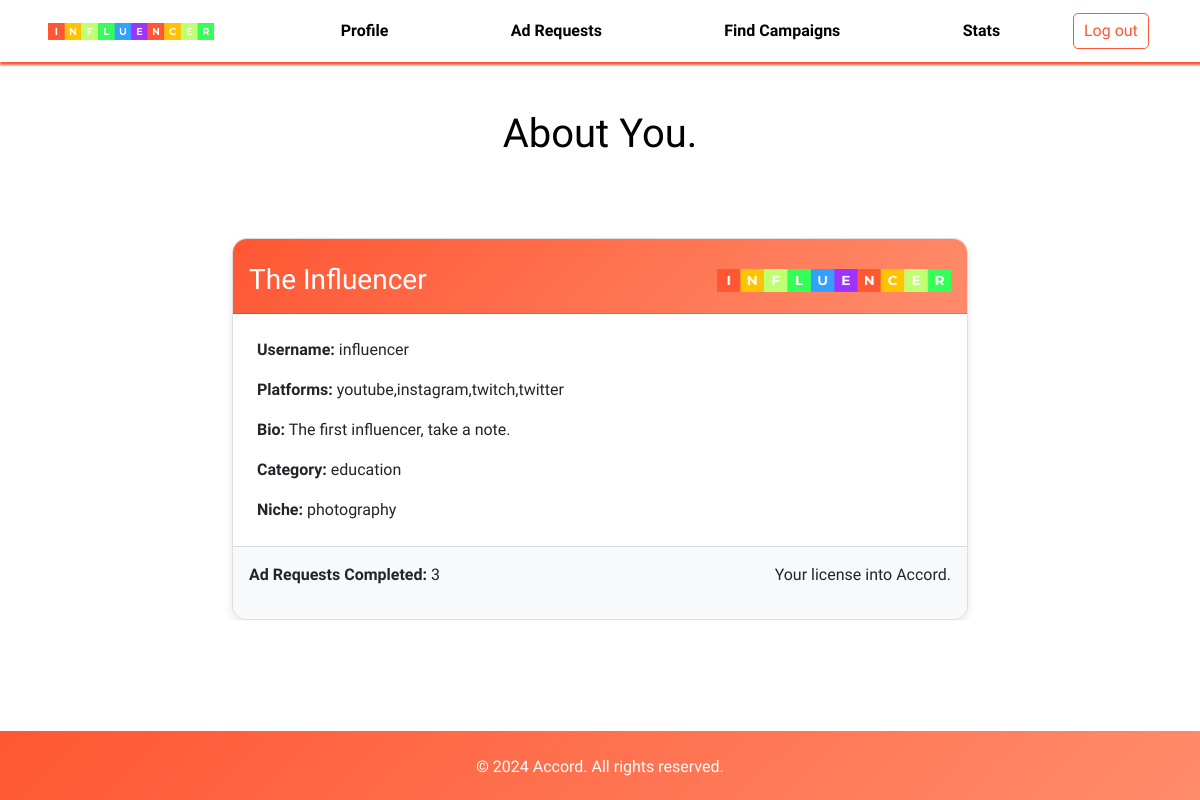
Before: /influencer/profile (signed in) with the older database file.
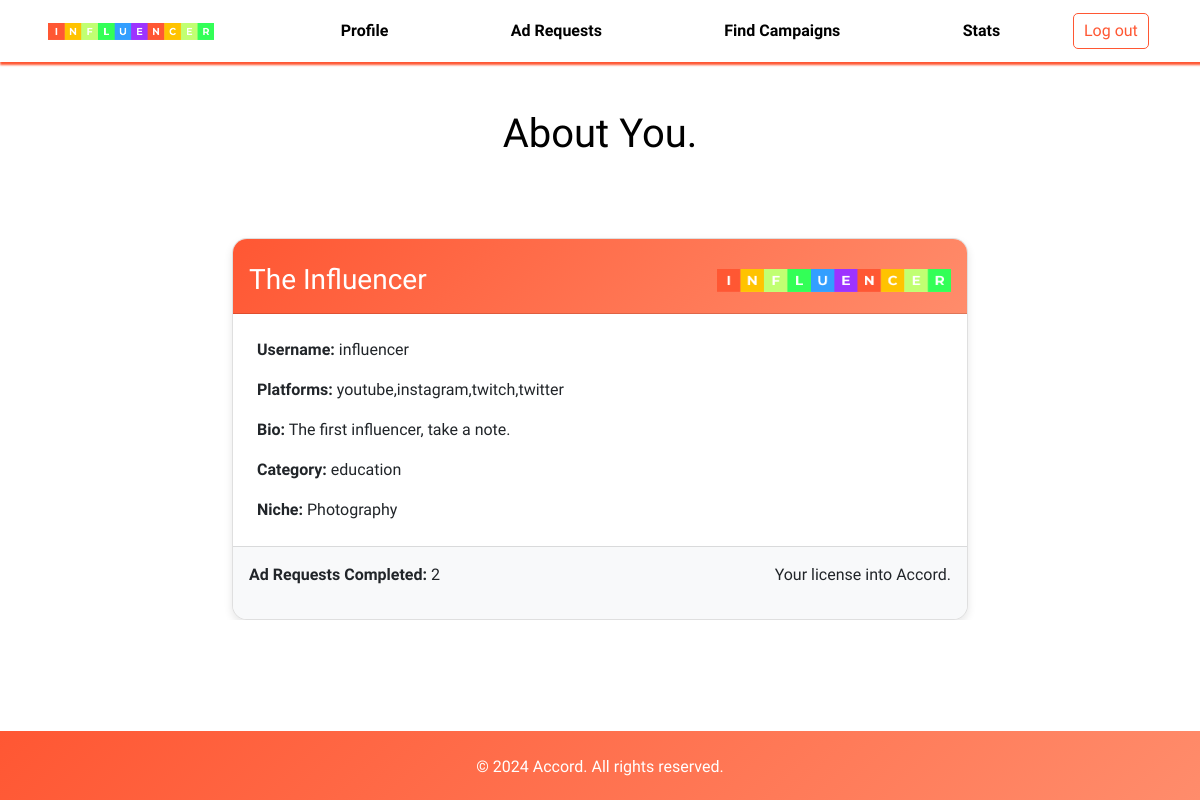
After: the same page with the newer database file.
### application/models.py (models this page shows, shortened)
class Influencer(db.Model, UserMixin):
    __tablename__ = 'Influencer'
    username = db.Column(db.String, primary_key=True)
    password = db.Column(db.String, nullable=False)
    name = db.Column(db.String)
    bio = db.Column(db.String)
    platforms = db.Column(db.String)
    category = db.Column(db.String)
    niche = db.Column(db.String)
    flag = db.Column(db.Integer)

### application/controllers.py (the view)
@app.route('/influencer/profile', methods=['GET'])
def influencer_profile():
    influencer = Influencer.query.get(current_user.username)
    ad_requests_completed = db.session.query(AdRequests).filter(AdRequests.influencer==current_user.username, AdRequests.status==4).count()
    return render_template('influencerprofile.html', influencer=influencer, ad_requests_completed=ad_requests_completed)

### application/controllers.py (called while the page is built)
@login_manager.user_loader
def load_user(username):
    if Admin.query.get(username):
        return Admin.query.get(username)
    elif Influencer.query.get(username):
        return Influencer.query.get(username)
    elif Sponsor.query.get(username):
        return Sponsor.query.get(username)

### templates/influencerprofile.html (shortened to what this page needs)
<!DOCTYPE html>
<html>
<head>
    <link href="https://cdn.jsdelivr.net/npm/bootstrap@5.0.2/dist/css/bootstrap.min.css" rel="stylesheet">
    <link rel="stylesheet" href="https://cdnjs.cloudflare.com/ajax/libs/font-awesome/6.0.0-beta3/css/all.min.css">
    <link rel="stylesheet" href="{{ url_for('static', filename='sponsordashboard.css') }}">
    <link rel="stylesheet" href="{{ url_for('static', filename='nav.css') }}">
    <link rel="stylesheet" href="https://unpkg.com/swiper/swiper-bundle.min.css">
</head>
<body>
    <div class="nav-container">
        <nav class="navbar navbar-expand-lg bg-body-tertiary">
            <div class="container-fluid px-5">
                <img class="navbar-brand img-fluid" src="{{ url_for('static', filename='influencer-logo.png') }}" style="width: 15%;" />
                <div class="collapse navbar-collapse" id="navbarSupportedContent">
                    <ul class="navbar-nav me-auto mb-2 mb-lg-0">
                        <li class="nav-item">
                            <button class="nav-link btn" aria-current="page" href="#" style="color: black; font-weight: bolder;" onclick="location.href='{{ url_for('influencer_profile')}}'">Profile</button>
                        </li>
                        <li class="nav-item">
                            <button class="nav-link btn" href="#" style="color: black; font-weight: bolder;" onclick="location.href='{{ url_for('influencer_dashboard')}}'">Ad Requests</button>
                        </li>
                        <li class="nav-item">
                            <button class="nav-link btn" aria-current="page" href="#" style="color: black; font-weight: bolder;" onclick="location.href='{{ url_for('campaign_find')}}'">Find Campaigns</button>
                        </li>
                        <li class="nav-item">
                            <button class="nav-link btn" aria-current="page" href="#" style="color: black; font-weight: bolder;">Stats</button>
                        </li>
                    </ul>
                    <form action="{{ url_for('logout') }}">
                    <button class="btn btn-outline-danger logout-btn" type="submit">Log out</button>
                    </form>
                </div>
            </div>
        </nav>
    </div>
    <div class="container mt-5">
        <div class="row">
            <div class="col-12 text-center">
                <h1 style="color: black;">About You.</h1>
            </div>
        </div>
        <br><br><br>
        <div class="row justify-content-center">
            <div class="col-md-8">
                <div class="card license-card">
                    <div class="card-header bg-dark text-white d-flex align-items-center">
                        <div class="col-8 text-left">
                            <h3 class="m-0" style="text-align: left; padding-left: 0px;">{{ influencer.name }}</h3>
                        </div>
                        <div class="col-4 text-center">
                            <img src="{{ url_for('static', filename='influencer-logo.png') }}" class="img-fluid w-100" style="width: 15%;">
                        </div>
                    </div>
                    <div class="card-body">
                        <p class="card-text"><strong>Username:</strong> {{ influencer.username }}</p>
                        <p class="card-text"><strong>Platforms:</strong> {{ influencer.platforms }}</p>
                        <p class="card-text"><strong>Bio:</strong> {{ influencer.bio }}</p>
                        <p class="card-text"><strong>Category:</strong> {{ influencer.category }}</p>
                        <p class="card-text"><strong>Niche:</strong> {{ influencer.niche }}</p>
                    </div>
                    <div class="card-footer d-flex justify-content-between">
                        <div class="pi-3" style="text-align: left;">
                            <span><strong>Ad Requests Completed:</strong> {{ ad_requests_completed }}</span>
                        </div>
                        <div class="text-right">
                            <p>Your license into Accord.</p>
                        </div>
                    </div>
                </div>
            </div>
        </div>
    </div>
    <br><br><br>
    <footer class="footer text-white text-center">
        <div class="container">
            <br>
            <p>&copy; 2024 Accord. All rights reserved.</p>
        </div>
    </footer>
</body>
</html>

### static/sponsordashboard.css (style rules this page uses)
body { background: white; font-family: "Domine", serif; }
.navbar-brand { height: fit-content; width: 10%; }
.navbar { box-shadow: 1px 2px 2px 1px purple; }
.navbar-nav .nav-item { margin-left: 100px; }
.nav-link { border: none; }
.container { overflow: hidden; }
.card { box-shadow: 0 1px 1px 0 black; }
.card { border-radius: 15px; overflow: hidden; box-shadow: 0 4px 8px rgba(0,0,0,0.1); }
.card-header { background: linear-gradient(135deg, #FF5733, #FF8C6B); color: white; padding: 1rem; padding-top: 1.5rem; text-align: center; }
.card-body { padding: 1.5rem; }
.card-footer { background-color: #f8f9fa; text-align: center; padding: 1rem; }
.btn { margin: 0.2rem; }

### static/nav.css (style rules this page uses)
body { font-family: "Domine", serif; }
.navbar-brand { height: fit-content; width: 10%; }
.navbar { box-shadow: 1px 2px 2px 1px #FF5733; }
.navbar-nav .nav-item { margin-left: 100px; }
.nav-link { border: none; }
.logout-btn { background-color: white; color: #FF5733; border: 1px solid #FF5733; border-radius: 5px; padding: 5px 10px; cursor: pointer; }
.footer { background: linear-gradient(135deg, #FF5733, #FF8C6B); color: white; text-align: center; padding-bottom: 5px; margin-top: auto; }

### templates/influencerprofile.html (style rules this page uses)
html, body { height: 100%; margin: 0; display: flex; flex-direction: column; }
.footer { background-color: #343a40; color: white; text-align: center; width: 100%; margin-top: auto; }

Changed rows visible on the page:
changed Influencer "The Influencer": niche "photography" → "Photography"
Other visible differences:
{{ ad_requests_completed }}: "3" → "2"
